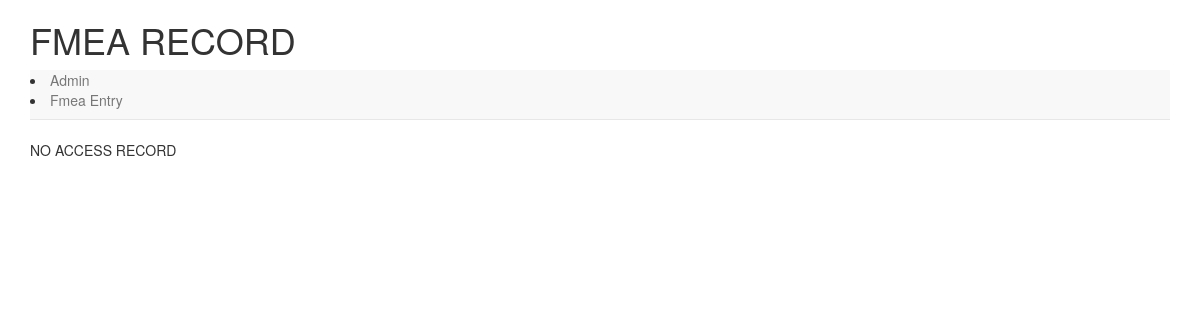
Before: / with the older database file.
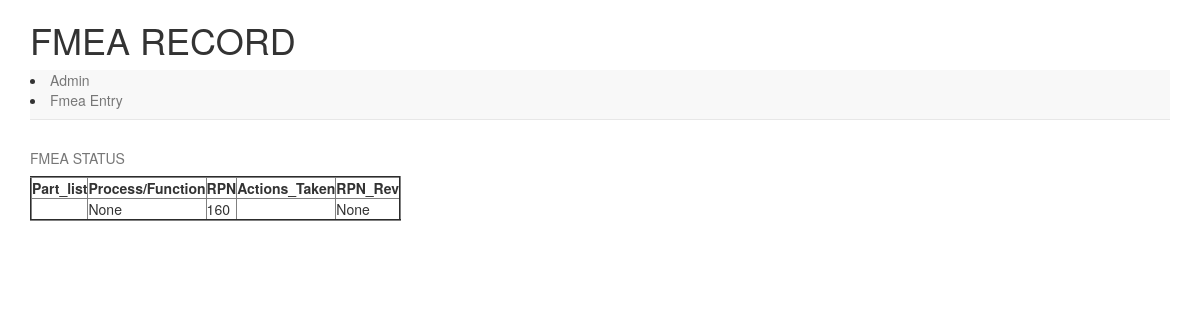
After: the same page with the newer database file.
### fmea_app/models.py (models this page shows)
class Fmea_Record(models.Model):
    date = models.DateField(default=timezone.now())
    Part_Name=models.ManyToManyField(Part_name,blank=True,null=True)
    Process_OR_Function = models.ForeignKey(Process_or_Function,on_delete=models.CASCADE,blank=True,null=True)
    Potential_Failure_Mode = models.CharField(max_length=256)
    Potential_Effects_of_Failure=models.CharField(max_length=256)
    Sev=models.IntegerField()
    Class=models.CharField(max_length=10,blank=True,null=True)
    Potential_causes_or_Mechanisms_of_Failure=models.CharField(max_length=256,)
    Occ=models.IntegerField()
    Current_Process_Control_Prevention=models.CharField(max_length=256,)
    Current_Process_Control_Detection=models.CharField(max_length=256,)
    Det=models.IntegerField()
    RPN=models.IntegerField()
    Recommended_Actions=models.CharField(max_length=256,blank=True,null=True)
    Resp_Target_Date=models.CharField(max_length=256,blank=True,null=True)
    Actions_Taken=models.CharField(max_length=256,blank=True,null=True)
    Sev_Rev=models.IntegerField(blank=True,null=True)
    Occ_Rev=models.IntegerField(blank=True,null=True)
    Det_Rev=models.IntegerField(blank=True,null=True)
    RPN_Rev=models.IntegerField(blank=True,null=True)
    Rev_No=models.IntegerField(blank=True,null=True)
    Rev_Date=models.CharField(max_length=256,blank=True,null=True)
    Rev_History=models.CharField(max_length=256,blank=True,null=True)
    def All_parts(self):
        return "\n".join([p.part_name for p in self.Part_Name.all()])

### fmea_app/views.py (the view)
# urls.py: url(r'^$',views.index,name="index"),
def index(request):
    webpage_list = Fmea_Record.objects.order_by("RPN")
    date_dict ={"access_records":webpage_list}
    return render(request,'fmea_app/index.html',context=date_dict)

### templates/fmea_app/index.html (shortened to what this page needs)
<!DOCTYPE html>
{% load static %}
<html lang="en" dir="ltr">
  <head>
    <link rel="stylesheet" href="https://maxcdn.bootstrapcdn.com/bootstrap/3.3.7/css/bootstrap.min.css"
  </head>
  <body>
    <div class="container">
    <h1 >FMEA RECORD</h1>
      <nav class="navbar navbar-default navbar-static-top"
      <ul class="nav navbar-nav">
      <li><a class="navbar-link", href="{% url "admin:index" %}">Admin</a></li>
        <li><a class="navbar-link" href="{% url "add_post" %}">Fmea Entry</a></li>
      </nav>
      {% if access_records %}
      <table border="2px solid black">
          <caption>FMEA STATUS</caption>
         <thead>
             <th>Part_list</th>
             <th>Process/Function</th>
             <th>RPN</th>
             <th>Actions_Taken</th>
             <th> RPN_Rev</th>
        </thead>
          {% for acc in access_records %}
          {% if acc.RPN > 100 %}
          <tr>
            <td>{{acc.All_parts}}</td>
            <td>{{acc.Process_OR_Function}}</td>
            <td>{{ acc.RPN }}</td>
            <td>{{ acc.Actions_Taken }}</td>
            <td>{{ acc.RPN_Rev }}</td>
          </tr>
          {% endif %}
          {% endfor %}
      </table>
      {% else %}
        <p>NO ACCESS RECORD</p>
      {% endif %}
    </div>
  </body>
</html>

Changed rows visible on the page:
added Fmea_Record: Process_OR_Function "None", RPN "160", RPN_Rev "None"
Other visible differences:
text no longer shown: "NO ACCESS RECORD"
text now shown: "FMEA STATUS Part_list Process/Function RPN Actions_Taken RPN_Rev"
